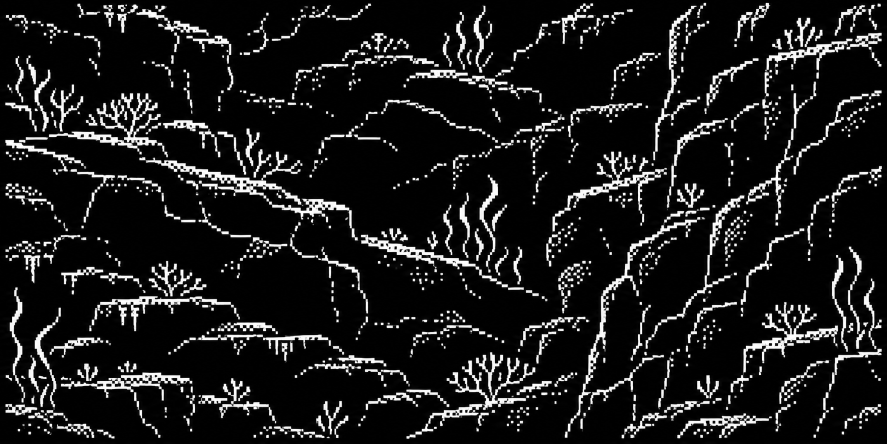
#> input picture assets/pixelgen/cave-parallax-v2/source.png, 1774 x 887 px (shown at 1/2 size)
$ python render_world.py --input ../assets/pixelgen/cave-parallax-v2/source.png
#> lines starting #> are read from the running program, lines starting #| are printed output that depends on the picture; after the words box and inside, x2 and y2 are one past the last pixel; in counts of white or black regions, pixels touching at a corner belong together
#!/usr/bin/env python3
"""Turn a native C++ world panorama into PNG exports, with an optional map key."""
from __future__ import annotations

import argparse
import json
from pathlib import Path
import struct

from PIL import Image, ImageDraw, ImageFont

ROOT = Path(__file__).resolve().parents[1]


# [83 lines left out: functions font, export_regions, export_equipment, export_settlements, not called in this run]


MUSIC_REGIONS = (
    (65, 105, "LANTERN REACHES", "SONAR LULLABY", "#2f76a8"),
    (1450, 105, "KELP GALLERIES", "KELP DRIFT", "#3b7f58"),
    (1496, 488, "BROKEN WORKS", "BUBBLEJET RUN", "#a25c1f"),
    (664, 1024, "GLASS TRENCH", "ABYSSAL GLASS", "#74509d"),
)
MUSIC_TINT = ((47, 118, 168), (59, 127, 88), (162, 92, 31), (116, 80, 157))


# [127 lines left out: functions music_water, build_overview, not called in this run]


def export(input_path: Path, output: Path) -> None:
    output.mkdir(parents=True, exist_ok=True)
    native = Image.open(input_path).convert("1")
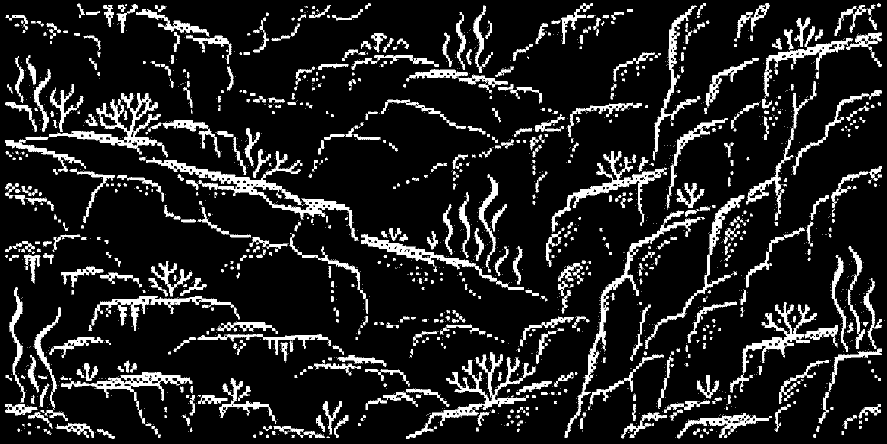
#> native: PIL image 1774x887 1 (shown at 1/2 size); 10.9% white; 2934 white regions (1856 under 20 px), largest, box (x1, y1, x2, y2) and area: (98, 186, 322, 303) 5179, (1153, 434, 1401, 831) 4365, (893, 704, 1071, 820) 4154
    if native.size != (2560, 1280):
#> (the run stopped early here; a loop or call above may not have finished)

$ run again, on assets/pixelgen/first-beat-arrival/source.png
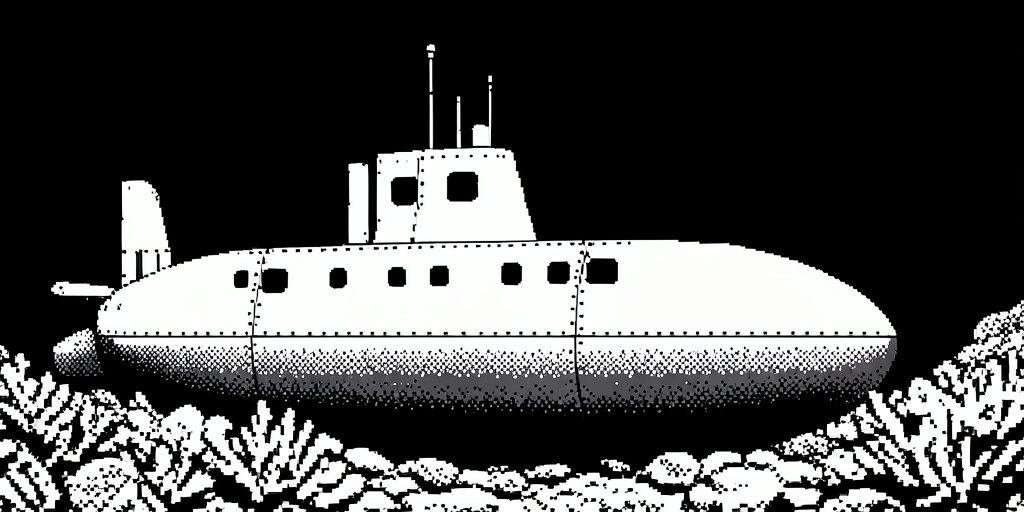
#> input picture assets/pixelgen/first-beat-arrival/source.png, 1024 x 512 px
#> in export, `native = Image.open(input_path).convert("1")`:
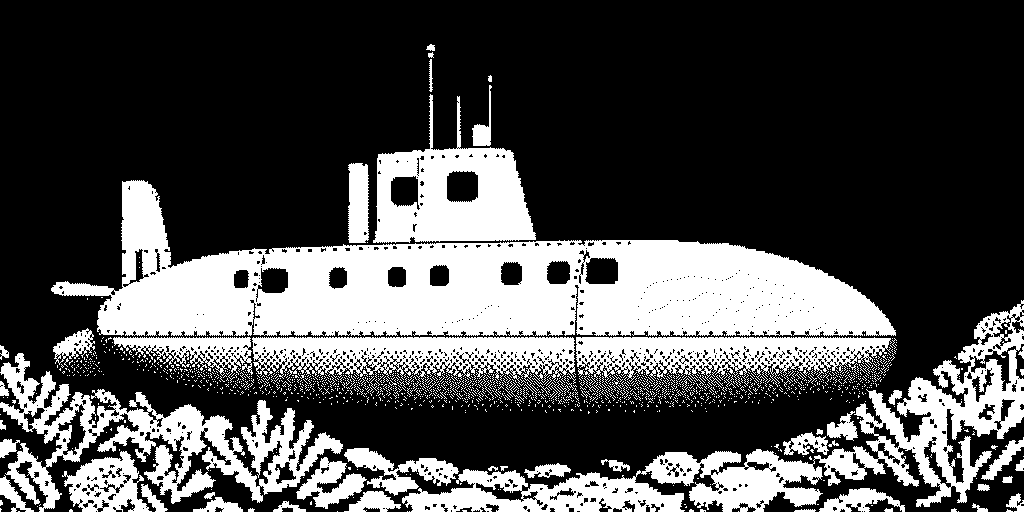
#> native: PIL image 1024x512 1; 30.4% white; 1645 white regions (1590 under 20 px), largest, box (x1, y1, x2, y2) and area: (51, 180, 896, 336) 63641, (402, 300, 1024, 512) 26225, (0, 353, 343, 512) 15769
